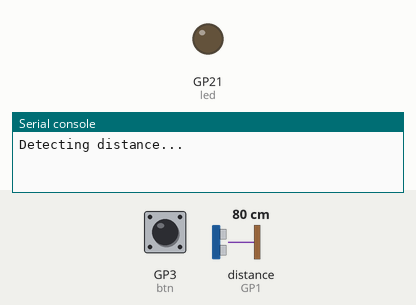
The program below on a simulated Raspberry Pi Pico running CircuitPython. Shown: output pins drawn as LEDs (lit = HIGH), the last lines printed to the serial console. Inputs (shaded band) come from the test bench; at power-on: GP3 (btn) HIGH, distance to the obstacle (sensor on GP1) 80 cm.

Above: at 1.2 s.
1.3 s: GP3 (btn) pulled LOW for 1.2 s
At 2.8 s:
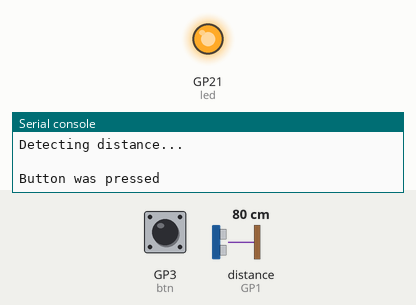
Timing chart, 0 to 4.3 s (numbered marks = the images above; inputs shaded):
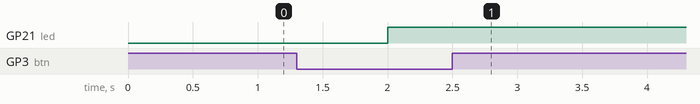

Measured:
- after the input at 1.3 s, GP21 (led): LOW → HIGH after 0.70 s

The program:

code.py
```python
import ultrasound
import board
import digitalio
import time
import board
import busio
import e5

SENSOR_PIN = board.GP1 # Pico W, MakeZurich Badge

if __name__ == '__main__':
    sonar = ultrasound.GroveUltrasonicRanger(SENSOR_PIN)

    btn = digitalio.DigitalInOut(board.GP3)
    btn.direction = digitalio.Direction.INPUT
    btn.pull = digitalio.Pull.UP
    btn_previous_state = True

    ir = digitalio.DigitalInOut(board.GP27)
    ir.direction = digitalio.Direction.INPUT

    led = digitalio.DigitalInOut(board.GP21)
    led.direction = digitalio.Direction.OUTPUT

    uart = busio.UART(board.GP4, board.GP5, baudrate=9600)
    lora_module = e5.LoRaModule(uart)

    print('Detecting distance...')

    while True:
        btn_current_state = btn.value
    # Only handling button key press down (if button is pressed then voltage on the pin is low, which equals to False)
        if btn_current_state != btn_previous_state and btn_current_state == False:
            led.value = not led.value
            print("\nButton was pressed")

            s_dist = sonar.get_distance()
            ir_value = ir.value

            print(f'ultrasound detector value: {s_dist} cm')
            lora_module.send(s_dist)

            print(f'infrared detector value: {ir_value}')
            lora_module.send(ir_value)

            time.sleep(1)

        btn_previous_state = btn_current_state
        time.sleep(1)
```

ultrasound.py
```python
# (licence header left out)
#import sys
#from grove.gpio import GPIO
import board
import digitalio
import time

_SENSOR_PIN = board.GP1 # Pico W, MakeZurich Badge
_TIMEOUT1 = 1000
_TIMEOUT2 = 10000

class GroveUltrasonicRanger(object):
    def __init__(self, pin):
        #self.dio = GPIO(pin)
        self.dio = digitalio.DigitalInOut(pin)

    def _get_distance(self):
        #self.dio.dir(GPIO.OUT)
        self.dio.direction = digitalio.Direction.OUTPUT
        #self.dio.write(0)
        self.dio.value = False
        time.sleep(0.000002)
        #self.dio.write(1)
        self.dio.value = True
        time.sleep(0.000010)
        #self.dio.write(0)
        self.dio.value = False

        #self.dio.dir(GPIO.IN)
        self.dio.direction = digitalio.Direction.INPUT

        #t0 = time.time()
        t0 = time.monotonic()
        count = 0
        while count < _TIMEOUT1:
            #if self.dio.read():
            if self.dio.value == True:
                break
            count += 1
        if count >= _TIMEOUT1:
            return None

        #t1 = time.time()
        t1 = time.monotonic()
        count = 0
        while count < _TIMEOUT2:
            #if not self.dio.read():
            if self.dio.value == False:
                break
            count += 1
        if count >= _TIMEOUT2:
            return None

        #t2 = time.time()
        t2 = time.monotonic()

        dt = int((t1 - t0) * 1000000)
        if dt > 530:
            return None

        distance = ((t2 - t1) * 1000000 / 29 / 2)    # cm

        return distance

    def get_distance(self):
        while True:
            dist = self._get_distance()
            if dist:
                return dist

if __name__ == '__main__':
    sonar = GroveUltrasonicRanger(_SENSOR_PIN)

    print('Detecting distance...')
    while True:
        print('{} cm'.format(sonar.get_distance()))
        time.sleep(1)
```

e5.py
```python
import time


class LoRaModule:
    def __init__(self, uart) -> None:
        self.uart = uart

#    def show_information(self):
#        self.send_and_recv("AT+CH")
#        self.send_and_recv("AT+MODE")
#        self.send_and_recv("AT+ID")

#    def set_mode(self, mode):
#        self.send_and_recv(f"AT+MODE={mode}")

#    def setup_and_join(self, mode, appkey, appeui) -> bool:
#        self.set_mode(mode)
#        self.send_and_recv(f"AT+KEY=APPKEY, {appkey}")
#        self.send_and_recv(f"AT+ID=APPEUI, {appeui}")
#        return self.join()

#    def join(self) -> bool:
#        self.send_and_recv("AT+JOIN")
#        data = self.uart.readline()
#        while data is None:
#            time.sleep(0.2)
#            data = self.uart.readline()
#        data_string = "".join([chr(b) for b in data])
#        print(f"<-- {data_string}", end="")
#        if "failed" in data_string:
#            return False
#        else:
#            return True

    def send(self, data):
        self.send_and_recv(f"{data}")
        while data is None:
            time.sleep(0.2)
            data = self.uart.readline()
        print(f"Sent: {data}")

    def send_and_recv(self, cmd):
        print(f"--> {cmd}")
        self.uart.write(bytes(cmd, "utf-8"))
        data = self.uart.readline()
        while data is not None:
            # convert bytearray to string
            data_string = "".join([chr(b) for b in data])
            print(f"<-- {data_string}", end="")
            data = self.uart.readline()
```
